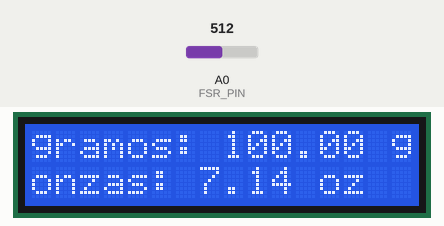
The sketch below on a simulated Arduino Uno, built with avr-gcc and run on an emulated ATmega328P. On the bench: 16×2 character LCD. The test bench sets the inputs (shaded band); at power-on: A0 (FSR_PIN) = 512. What the sketch prints to the serial monitor is not drawn.

Above: at 2.2 s.
2.3 s: A0 (FSR_PIN) set to 716
At 3.9 s:
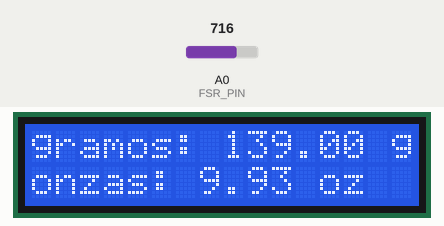
4.6 s: A0 (FSR_PIN) set to 900
At 5.5 s:
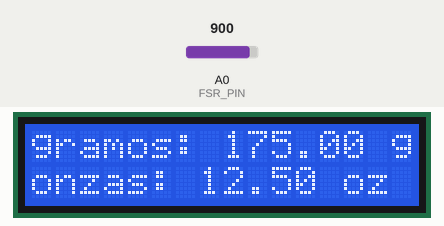
6.7 s: A0 (FSR_PIN) set to 1023
At 8.4 s:
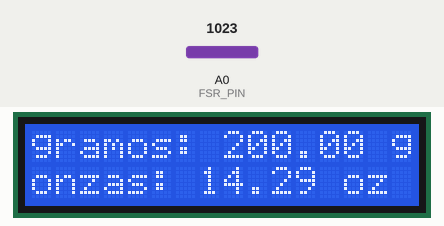
Timing chart, 0 to 9.9 s (numbered marks = the images above; inputs shaded):
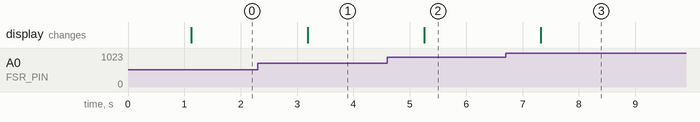

Measured:
- after the input at 2.3 s, the display: changes after 0.89 s (image 1)
- after the input at 4.6 s, the display: changes after 0.66 s (image 2)
- after the input at 6.7 s, the display: changes after 0.63 s (image 3)

The sketch:

sesor_de_fuerza.ino
```cpp
// Incluir las bibliotecas necesarias
#include <Wire.h>
#include <LiquidCrystal_I2C.h>

// Definir los pines del sensor de fuerza y la dirección de la pantalla LCD I2C
#define FSR_PIN  A0
const int LCD_ADDRESS = 0x27;

// Definir las constantes de calibración
int CALIBRATION_FACTOR = 14.5; // Factor de calibración para convertir a onzas
int MIN_FORCE = 00.0; // Fuerza mínima en el sensor
int MAX_FORCE = 200.0; // Fuerza máxima en el sensor

// Crear un objeto de la clase LiquidCrystal_I2C
LiquidCrystal_I2C lcd(LCD_ADDRESS, 16, 2);

void setup() {
  Serial.begin(9600);
 // Inicializar la comunicación I2C y el LCD
 Wire.begin();
 lcd.init();
 lcd.backlight();

 // Mostrar un mensaje de bienvenida
 lcd.setCursor(0, 0);
 lcd.print("Sensor de Fuerza");
 lcd.setCursor(0, 1);
 lcd.print("Presione...");

 delay(1000);
}

void loop() {

 // Leer el valor del sensor de fuerza
 int fsrValue = analogRead(FSR_PIN);
 Serial.println(fsrValue);

 // Convertir el valor del sensor a onzas
 float force = map(fsrValue, 0, 1023, MIN_FORCE, MAX_FORCE);
 float ounces = force / CALIBRATION_FACTOR;

 // Mostrar el valor en el LCD
 lcd.clear();
 lcd.setCursor(0, 0);
 lcd.print("gramos: ");
 lcd.print(force);
 lcd.print(" g");
 lcd.setCursor(0, 1);
 lcd.print("onzas: ");
 lcd.print(ounces, 2);
 lcd.print(" oz");

 delay(1000);
}
```
